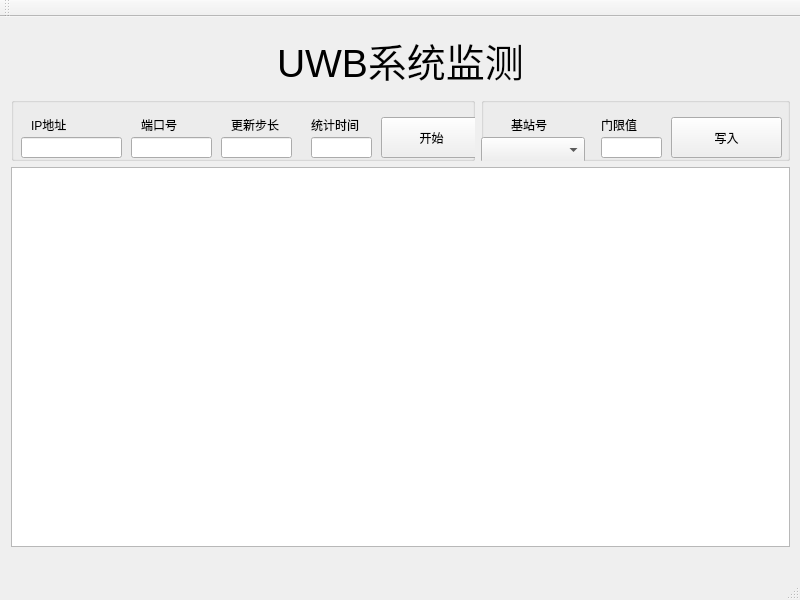
<?xml version="1.0" encoding="UTF-8"?>
<ui version="4.0">
 <class>MainWindow</class>
 <widget class="QMainWindow" name="MainWindow">
  <property name="geometry">
   <rect>
    <x>0</x>
    <y>0</y>
    <width>800</width>
    <height>600</height>
   </rect>
  </property>
  <property name="windowTitle">
   <string>MainWindow</string>
  </property>
  <widget class="QWidget" name="centralWidget">
   <widget class="QWidget" name="verticalLayoutWidget">
    <property name="geometry">
     <rect>
      <x>0</x>
      <y>0</y>
      <width>801</width>
      <height>541</height>
     </rect>
    </property>
    <layout class="QVBoxLayout" name="verticalLayout" stretch="1,1,6">
     <item>
      <layout class="QHBoxLayout" name="horizontalLayout_3" stretch="0">
       <item>
        <widget class="QLabel" name="label">
         <property name="font">
          <font>
           <pointsize>29</pointsize>
          </font>
         </property>
         <property name="text">
          <string>UWB系统监测</string>
         </property>
         <property name="alignment">
          <set>Qt::AlignCenter</set>
         </property>
        </widget>
       </item>
      </layout>
     </item>
     <item>
      <layout class="QHBoxLayout" name="horizontalLayout" stretch="3,2">
       <item>
        <widget class="QGroupBox" name="groupBox_2">
         <property name="title">
          <string/>
         </property>
         <widget class="QLabel" name="label_2">
          <property name="geometry">
           <rect>
            <x>20</x>
            <y>20</y>
            <width>59</width>
            <height>16</height>
           </rect>
          </property>
          <property name="text">
           <string>IP地址</string>
          </property>
         </widget>
         <widget class="QLabel" name="label_3">
          <property name="geometry">
           <rect>
            <x>130</x>
            <y>20</y>
            <width>59</width>
            <height>16</height>
           </rect>
          </property>
          <property name="text">
           <string>端口号</string>
          </property>
         </widget>
         <widget class="QLineEdit" name="Input_ip">
          <property name="geometry">
           <rect>
            <x>10</x>
            <y>40</y>
            <width>101</width>
            <height>21</height>
           </rect>
          </property>
         </widget>
         <widget class="QLineEdit" name="Input_port">
          <property name="geometry">
           <rect>
            <x>120</x>
            <y>40</y>
            <width>81</width>
            <height>21</height>
           </rect>
          </property>
         </widget>
         <widget class="QPushButton" name="StartButton">
          <property name="geometry">
           <rect>
            <x>370</x>
            <y>20</y>
            <width>101</width>
            <height>41</height>
           </rect>
          </property>
          <property name="text">
           <string>开始</string>
          </property>
         </widget>
         <widget class="QLabel" name="label_4">
          <property name="geometry">
           <rect>
            <x>220</x>
            <y>20</y>
            <width>59</width>
            <height>16</height>
           </rect>
          </property>
          <property name="text">
           <string>更新步长</string>
          </property>
         </widget>
         <widget class="QLabel" name="label_5">
          <property name="geometry">
           <rect>
            <x>300</x>
            <y>20</y>
            <width>59</width>
            <height>16</height>
           </rect>
          </property>
          <property name="text">
           <string>统计时间</string>
          </property>
         </widget>
         <widget class="QLineEdit" name="Input_time_step">
          <property name="geometry">
           <rect>
            <x>210</x>
            <y>40</y>
            <width>71</width>
            <height>21</height>
           </rect>
          </property>
         </widget>
         <widget class="QLineEdit" name="Input_time">
          <property name="geometry">
           <rect>
            <x>300</x>
            <y>40</y>
            <width>61</width>
            <height>21</height>
           </rect>
          </property>
         </widget>
        </widget>
       </item>
       <item>
        <widget class="QGroupBox" name="groupBox">
         <property name="title">
          <string/>
         </property>
         <widget class="QLabel" name="label_6">
          <property name="geometry">
           <rect>
            <x>30</x>
            <y>20</y>
            <width>59</width>
            <height>16</height>
           </rect>
          </property>
          <property name="text">
           <string>基站号</string>
          </property>
         </widget>
         <widget class="QLabel" name="label_7">
          <property name="geometry">
           <rect>
            <x>120</x>
            <y>20</y>
            <width>59</width>
            <height>16</height>
           </rect>
          </property>
          <property name="text">
           <string>门限值</string>
          </property>
         </widget>
         <widget class="QLineEdit" name="input_gate_value">
          <property name="geometry">
           <rect>
            <x>120</x>
            <y>40</y>
            <width>61</width>
            <height>21</height>
           </rect>
          </property>
         </widget>
         <widget class="QPushButton" name="WriteGateButton">
          <property name="geometry">
           <rect>
            <x>190</x>
            <y>20</y>
            <width>111</width>
            <height>41</height>
           </rect>
          </property>
          <property name="text">
           <string>写入</string>
          </property>
         </widget>
         <widget class="QComboBox" name="station_list">
          <property name="geometry">
           <rect>
            <x>0</x>
            <y>40</y>
            <width>104</width>
            <height>26</height>
           </rect>
          </property>
         </widget>
        </widget>
       </item>
      </layout>
     </item>
     <item>
      <layout class="QHBoxLayout" name="horizontalLayout_2">
       <item>
        <widget class="QTableView" name="tableView"/>
       </item>
      </layout>
     </item>
    </layout>
   </widget>
  </widget>
  <widget class="QMenuBar" name="menuBar">
   <property name="geometry">
    <rect>
     <x>0</x>
     <y>0</y>
     <width>800</width>
     <height>22</height>
    </rect>
   </property>
  </widget>
  <widget class="QToolBar" name="mainToolBar">
   <attribute name="toolBarArea">
    <enum>TopToolBarArea</enum>
   </attribute>
   <attribute name="toolBarBreak">
    <bool>false</bool>
   </attribute>
  </widget>
  <widget class="QStatusBar" name="statusBar"/>
 </widget>
 <layoutdefault spacing="6" margin="11"/>
 <resources/>
 <connections/>
</ui>
